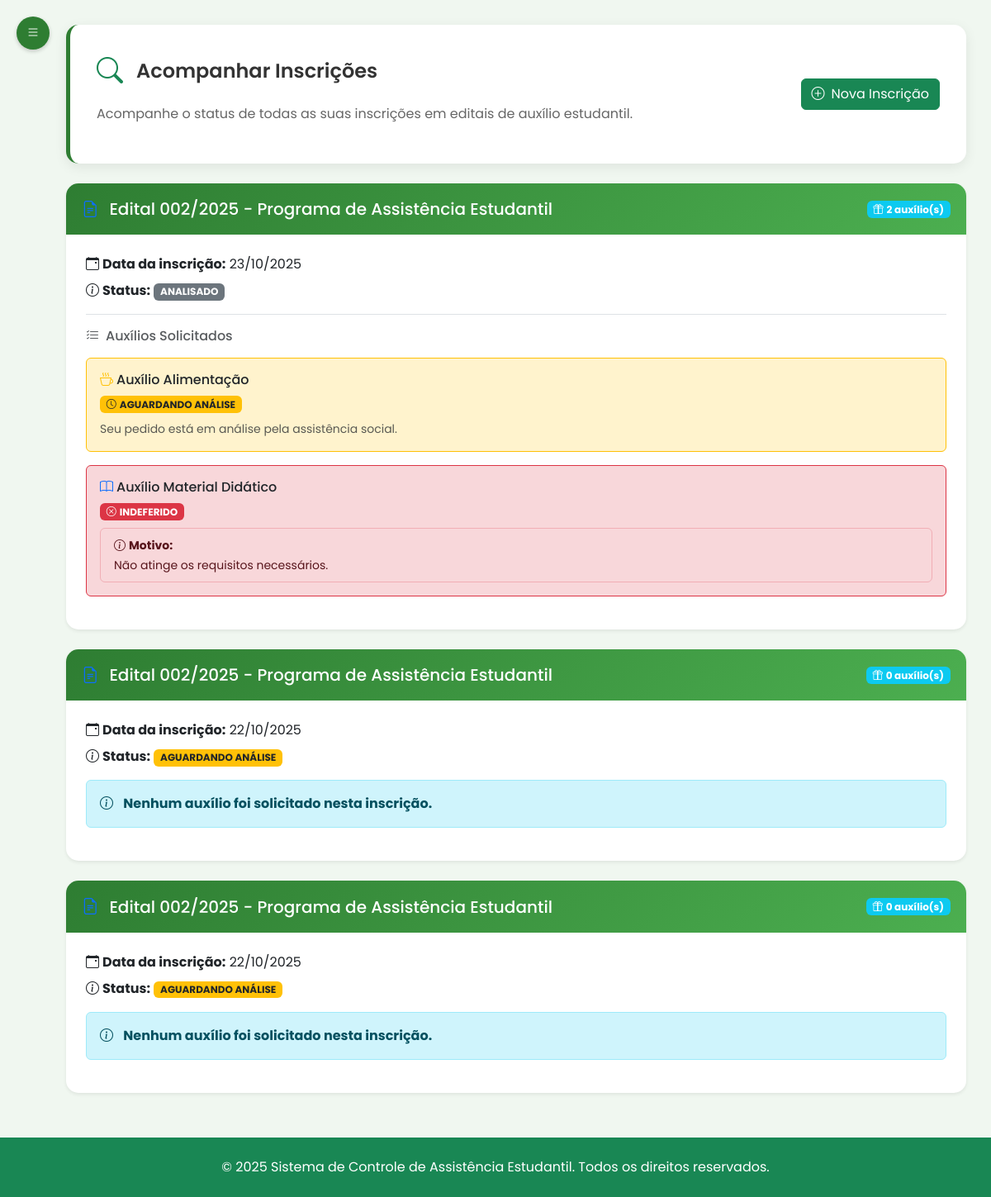
/aluno/acompanhar-inscricoes (signed in), run on the app's committed database.
### tables this page shows
CREATE TABLE edital (
                            id_edital INTEGER PRIMARY KEY AUTOINCREMENT,
                            titulo TEXT NOT NULL,
                            descricao TEXT NOT NULL,
                            data_publicacao DATE NOT NULL,
                            arquivo TEXT NOT NULL,
                            status TEXT NOT NULL CHECK (status IN ('ativo', 'inativo')),
                            data_inicio_inscricao DATE,
                            data_fim_inscricao DATE,
                            data_inicio_vigencia DATE,
                            data_fim_vigencia DATE
                        );

CREATE TABLE "inscricao" (
        id_inscricao INTEGER PRIMARY KEY AUTOINCREMENT,
        id_aluno INTEGER,
        id_edital INTEGER,
        data_inscricao DATE NOT NULL,
        status TEXT NOT NULL CHECK (status IN ('pendente', 'analisado', 'deferido', 'indeferido')),
        urlDocumentoIdentificacao TEXT NOT NULL,
        urlDeclaracaoRenda TEXT NOT NULL,
        urlTermoResponsabilidade TEXT NOT NULL,
        FOREIGN KEY (id_aluno) REFERENCES aluno(id_usuario) ON DELETE CASCADE,
        FOREIGN KEY (id_edital) REFERENCES edital(id_edital) ON DELETE CASCADE
    );

CREATE TABLE auxilio (
    id_auxilio INTEGER PRIMARY KEY AUTOINCREMENT,
    id_edital INTEGER,
    id_inscricao INTEGER,
    descricao TEXT NOT NULL,
    valor_mensal REAL NOT NULL,
    data_inicio DATE NOT NULL,
    data_fim DATE NOT NULL,
    tipo_auxilio TEXT NOT NULL CHECK (
        tipo_auxilio IN ('auxilio alimentacao', 'auxilio material', 'auxilio moradia', 'auxilio transporte')
    ), status_auxilio TEXT DEFAULT 'pendente', motivo_indeferimento TEXT,
    FOREIGN KEY (id_edital) REFERENCES edital(id_edital) ON DELETE CASCADE,
    FOREIGN KEY (id_inscricao) REFERENCES inscricao(id_inscricao) ON DELETE CASCADE
);

### routes/aluno/acompanhar_inscricoes_routes.py (the view)
@router.get("/acompanhar-inscricoes")
@requer_autenticacao(["aluno"])
async def get_acompanhar_inscricoes(request: Request, usuario_logado: dict = None):
    if not usuario_logado['completo']:
        return RedirectResponse("/aluno/perfil", status_code=303)
    aluno = usuario_repo.obter_usuario_por_matricula(usuario_logado['matricula'])
    inscricoes = inscricao_repo.obter_por_aluno(usuario_logado['id'])
    auxilios_por_aluno = auxilio_repo.obter_por_aluno(usuario_logado['id'])
    inscricoes_com_auxilios = {}
    for inscricao in inscricoes:
        id_inscricao = inscricao['id_inscricao']
        inscricoes_com_auxilios[id_inscricao] = {
            'edital_titulo': inscricao.get('edital_titulo', 'Edital sem título'),
            'status': inscricao['status'],
            'data_inscricao': inscricao['data_inscricao'],
            'auxilios': []
        }
    for auxilio in auxilios_por_aluno:
        id_inscricao = auxilio['id_inscricao']
        if id_inscricao in inscricoes_com_auxilios:
            inscricoes_com_auxilios[id_inscricao]['auxilios'].append(auxilio)
    response = templates.TemplateResponse("/aluno/acompanhar_inscricoes.html", {
        "request": request,
        "aluno": aluno,
        "inscricoes": inscricoes,
        "inscricoes_com_auxilios": inscricoes_com_auxilios
    })
    return response

### templates/aluno/acompanhar_inscricoes.html (shortened to what this page needs)
{% extends 'base2.html' %}
{% set active_page = 'acompanhar-inscricoes' %}
{% block head %}
    <link rel="stylesheet" href="/static/css/acompanhar_inscricoes.css">
{% endblock %}
{% block content %}
<div class="main-content" id="mainContent">
    <div class="welcome-banner mb-4">
        <div class="row align-items-center">
            <div class="col-md-8">
                <div class="d-flex align-items-center mb-3">
                    <i class="bi bi-search me-3 text-success" style="font-size: 2rem;"></i>
                    <h4 class="mb-0">Acompanhar Inscrições</h4>
                </div>
                <p>Acompanhe o status de todas as suas inscrições em editais de auxílio estudantil.</p>
            </div>
            <div class="col-md-4 text-end">
                <a href="/aluno/editais" class="btn btn-success">
                    <i class="bi bi-plus-circle me-2"></i>Nova Inscrição
                </a>
            </div>
        </div>
    </div>
    <div class="row">
        <div class="col-12">
            {% if inscricoes_com_auxilios %}
                {% for id_inscricao, dados_inscricao in inscricoes_com_auxilios.items() %}
                <div class="card mb-4 shadow-sm">
                    <div class="card-header bg-light">
                        <div class="d-flex justify-content-between align-items-center">
                            <h5 class="mb-0">
                                <i class="bi bi-file-earmark-text me-2 text-primary"></i>
                                {{ dados_inscricao.edital_titulo }}
                            </h5>
                            <span class="badge bg-info">
                                <i class="bi bi-gift me-1"></i>{{ dados_inscricao.auxilios|length }} auxílio(s)
                            </span>
                        </div>
                    </div>
                    <div class="card-body">
                        <p class="mb-2">
                            <strong><i class="bi bi-calendar-event me-1"></i>Data da inscrição:</strong>
                            {{ dados_inscricao.data_inscricao|formatar_data }}
                        </p>
                        <p class="mb-3">
                            <strong><i class="bi bi-info-circle me-1"></i>Status:</strong>
                            {% if dados_inscricao.status == 'deferido' %}
                                <span class="badge bg-success">DEFERIDO</span>
                            {% elif dados_inscricao.status == 'indeferido' %}
                                <span class="badge bg-danger">INDEFERIDO</span>
                            {% elif dados_inscricao.status == 'pendente' %}
                                <span class="badge bg-warning text-dark">AGUARDANDO ANÁLISE</span>
                            {% else %}
                                <span class="badge bg-secondary">{{ dados_inscricao.status|upper }}</span>
                            {% endif %}
                        </p>
                        {% if dados_inscricao.auxilios %}
                        <h6 class="text-muted mb-3 border-top pt-3">
                            <i class="bi bi-list-check me-2"></i>Auxílios Solicitados
                        </h6>
                        {% for auxilio in dados_inscricao.auxilios %}
                        <div class="border rounded p-3 mb-3 {% if auxilio.status_auxilio == 'deferido' %}border-success bg-success-subtle{% elif auxilio.status_auxilio == 'indeferido' %}border-danger bg-danger-subtle{% else %}border-warning bg-warning-subtle{% endif %}">
                            <div class="d-flex justify-content-between align-items-start">
                                <div class="flex-grow-1">
                                    <h6 class="mb-2">
                                        {% if auxilio.tipo_auxilio == 'auxilio alimentacao' %}
                                            <i class="bi bi-cup-hot me-1 text-warning"></i>Auxílio Alimentação
                                        {% elif auxilio.tipo_auxilio == 'auxilio transporte' %}
                                            <i class="bi bi-bus-front me-1 text-info"></i>Auxílio Transporte
                                        {% elif auxilio.tipo_auxilio == 'auxilio moradia' %}
                                            <i class="bi bi-house me-1 text-success"></i>Auxílio Moradia
                                        {% elif auxilio.tipo_auxilio == 'auxilio material' %}
                                            <i class="bi bi-book me-1 text-primary"></i>Auxílio Material Didático
                                        {% else %}
                                            <i class="bi bi-gift me-1"></i>{{ auxilio.tipo_auxilio|title }}
                                        {% endif %}
                                    </h6>
                                    {% if auxilio.status_auxilio == 'deferido' %}
                                        <p class="mb-1">
                                            <span class="badge bg-success">
                                                <i class="bi bi-check-circle me-1"></i>DEFERIDO
                                            </span>
                                        </p>
                                        <p class="mb-0 mt-2">
                                            <strong>Valor mensal concedido:</strong>
                                            <span class="text-success fw-bold fs-5">R$ {{ "%.2f"|format(auxilio.valor_mensal) }}</span>
                                        </p>
                                        <p class="mb-0 small text-muted mt-1">
                                            <i class="bi bi-calendar-event me-1"></i>
                                            Vigência: {{ auxilio.data_inicio|formatar_data }} até {{ auxilio.data_fim|formatar_data }}
                                        </p>
                                    {% elif auxilio.status_auxilio == 'indeferido' %}
                                        <p class="mb-1">
                                            <span class="badge bg-danger">
                                                <i class="bi bi-x-circle me-1"></i>INDEFERIDO
                                            </span>
                                        </p>
                                        {% if auxilio.motivo_indeferimento %}
                                        <div class="alert alert-danger mt-2 mb-0 py-2">
                                            <small>
                                                <strong><i class="bi bi-info-circle me-1"></i>Motivo:</strong><br>
                                                {{ auxilio.motivo_indeferimento }}
                                            </small>
                                        </div>
                                        {% endif %}
                                    {% else %}
                                        <p class="mb-0">
                                            <span class="badge bg-warning text-dark">
                                                <i class="bi bi-clock me-1"></i>AGUARDANDO ANÁLISE
                                            </span>
                                        </p>
                                        <p class="mb-0 small text-muted mt-2">
                                            Seu pedido está em análise pela assistência social.
                                        </p>
                                    {% endif %}
                                </div>
                            </div>
                        </div>
                        {% endfor %}
                        {% else %}
                        <div class="alert alert-info mt-3">
                            <i class="bi bi-info-circle me-2"></i>
                            <strong>Nenhum auxílio foi solicitado nesta inscrição.</strong>
                        </div>
                        {% endif %}
                    </div>
                </div>
                {% endfor %}
            {% endif %}
        </div>
    </div>
</div>
{% endblock %}

### static/css/styles.css (style rules this page uses)
:root { --ifes-green: #2E7D32; --ifes-red: #C62828; --ifes-light-green: #4CAF50; --ifes-light-gray: #f5f5f5; --ifes-dark-gray: #333333; --calendar-primary: #2E7D32; --calendar-secondary: #4CAF50; --calendar-accent: #81C784; --calendar-light: #E8F5E9; --calendar-text: #1B5E20; }
body { background-color: #fff !important; font-family: 'Poppins', Arial, Helvetica, sans-serif; }
.main-content { margin-left: 0; padding: 30px; transition: none; position: relative; z-index: 1; }
.card { border: none; border-radius: 10px; box-shadow: 0 4px 12px rgba(0, 0, 0, 0.05); margin-bottom: 20px; transition: transform 0.3s; }
.card-header { background-color: var(--ifes-green); color: white; border-radius: 10px 10px 0 0 !important; padding: 15px 20px; font-weight: 600; }
.card-body { padding: 20px; }
.welcome-banner { background-color: white; border-radius: 10px; padding: 20px; margin-bottom: 30px; box-shadow: 0 4px 12px rgba(0, 0, 0, 0.05); }
.welcome-banner p { color: #666; margin-bottom: 0; }

### static/css/acompanhar_inscricoes.css (style rules this page uses)
:root { --ifes-green: #2E7D32; --ifes-red: #C62828; --ifes-light-green: #4CAF50; --ifes-light-gray: #f5f7f5; --ifes-dark-gray: #333333; --ifes-bg-color: #f0f7f0; --ifes-hover-bg: #e8f5e8; }
html, body, .body-cadastro-login { font-family: 'Poppins', Arial, Helvetica, sans-serif !important; background-color: #f0f7f0 !important; }
body, .main-content, .container, .card, .table, h2, h3, h4, h5, h6, .btn, .form-select, .modal-content { font-family: 'Poppins', sans-serif !important; }
.main-content { padding: 30px; padding-left: 80px; transition: all 0.4s cubic-bezier(0.4, 0, 0.2, 1); position: relative; z-index: 1; margin-left: 0; }
.welcome-banner { background: white; color: var(--ifes-dark-gray); padding: 2rem; border-radius: 15px; border-left: 5px solid var(--ifes-green); box-shadow: 0 4px 15px rgba(0, 0, 0, 0.08); margin-bottom: 2rem; transition: all 0.3s ease; }
.welcome-banner h4 { color: var(--ifes-dark-gray); font-weight: 600; margin-bottom: 0.5rem; }
.welcome-banner p { color: #666666; margin-bottom: 1rem; font-size: 1rem; }
.card { border: none; border-radius: 15px; box-shadow: 0 4px 15px rgba(0, 0, 0, 0.08); transition: all 0.3s ease; background: white; margin-bottom: 1.5rem; }
.card-header { background: linear-gradient(135deg, var(--ifes-green) 0%, var(--ifes-light-green) 100%); color: white; border: none; border-radius: 15px 15px 0 0 !important; padding: 1.2rem; font-weight: 600; font-size: 1rem; }
.card-body { padding: 1.5rem; }

### templates/base2.html (style rules this page uses)
html, body { height: 100%; }
body { display: flex; flex-direction: column; min-height: 100vh; }
.main-content { flex: 1; }

### data on the page
edital: edital_titulo "Edital 002/2025 - Programa de Assistência Estudantil" "Edital 002/2025 - Programa de Assistência Estudantil" "Edital 002/2025 - Programa de Assistência Estudantil"
inscricao: data_inscricao "23/10/2025", status "ANALISADO"
auxilio: shows "Auxílio Alimentação", status_auxilio "pendente" (drawn), shows "Seu pedido está em análise pela assistência social."
auxilio: tipo_auxilio "auxilio material" (drawn), motivo_indeferimento "Não atinge os requisitos necessários."
inscricao: data_inscricao "22/10/2025"
inscricao: data_inscricao "22/10/2025"

### other printed values
{{ dados_inscricao.auxilios|length }} "2" "0" "0"
